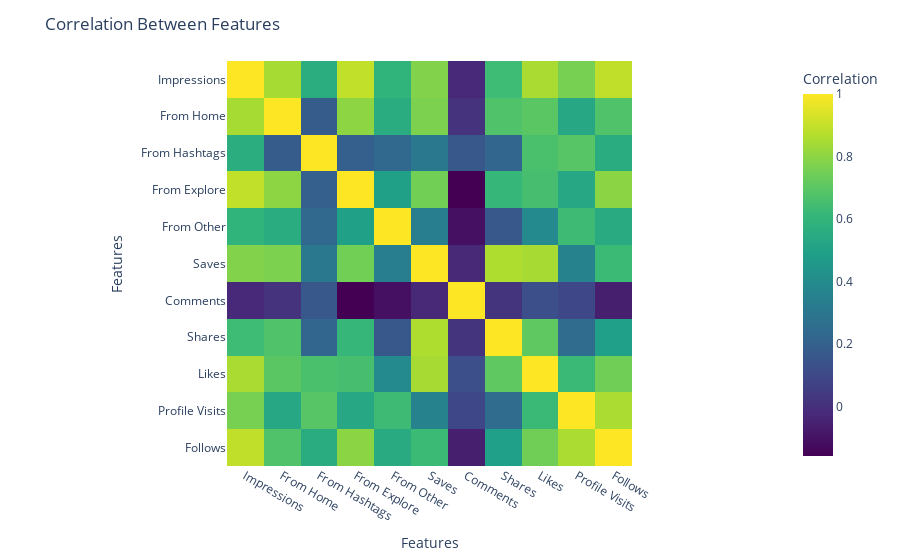

The cell this chart's notebook holds for it:
### Markdown cell above
Q.11: Have a look at the correlation between all the features as shown below

### Code cell
# Assuming 'df' is your DataFrame
correlation_matrix = df.corr()

# Convert correlation matrix to float
correlation_matrix = correlation_matrix.astype(float)

# print(correlation_matrix)

# # Create a heatmap using Plotly Express
fig = px.imshow(correlation_matrix,
                labels=dict(x="Features", y="Features", color="Correlation"),
                x=correlation_matrix.columns,
                y=correlation_matrix.columns,
                color_continuous_scale="Viridis")

# Update layout with title
fig.update_layout(title="Correlation Between Features")

# Show the Plotly figure
fig.show()

### Figure 1 — Plotly figure (JSON) as saved in the notebook; plotly's stock layout.template omitted (floating-point values rounded to 4 significant figures)
{"data": [{"coloraxis": "coloraxis", "hovertemplate": "Features: %{x}<br>Features: %{y}<br>Correlation: %{z}<extra></extra>", "name": "0", "type": "heatmap", "x": ["Impressions", "From Home", "From Hashtags", "From Explore", "From Other", "Saves", "Comments", "Shares", "Likes", "Profile Visits", "Follows"], "xaxis": "x", "y": ["Impressions", "From Home", "From Hashtags", "From Explore", "From Other", "Saves", "Comments", "Shares", "Likes", "Profile Visits", "Follows"], "yaxis": "y", "z": [[1, 0.8447, 0.5608, 0.8936, 0.593, 0.7792, -0.02852, 0.6347, 0.8498, 0.761, 0.8894], [0.8447, 1, 0.1775, 0.8006, 0.5557, 0.7688, 0.01272, 0.675, 0.6983, 0.5311, 0.6727], [0.5608, 0.1775, 1, 0.1905, 0.2296, 0.3059, 0.1614, 0.2195, 0.6621, 0.6913, 0.5555], [0.8936, 0.8006, 0.1905, 1, 0.4957, 0.7478, -0.1586, 0.6157, 0.6537, 0.5319, 0.796], [0.593, 0.5557, 0.2296, 0.4957, 1, 0.3319, -0.1087, 0.1568, 0.3935, 0.6331, 0.5467], [0.7792, 0.7688, 0.3059, 0.7478, 0.3319, 1, -0.02691, 0.8603, 0.8456, 0.3606, 0.6285], [-0.02852, 0.01272, 0.1614, -0.1586, -0.1087, -0.02691, 1, 0.01693, 0.1236, 0.09671, -0.06063], [0.6347, 0.675, 0.2195, 0.6157, 0.1568, 0.8603, 0.01693, 1, 0.7078, 0.2454, 0.4931], [0.8498, 0.6983, 0.6621, 0.6537, 0.3935, 0.8456, 0.1236, 0.7078, 1, 0.6261, 0.7463], [0.761, 0.5311, 0.6913, 0.5319, 0.6331, 0.3606, 0.09671, 0.2454, 0.6261, 1, 0.8532], [0.8894, 0.6727, 0.5555, 0.796, 0.5467, 0.6285, -0.06063, 0.4931, 0.7463, 0.8532, 1]]}], "layout": {"coloraxis": {"colorbar": {"title": {"text": "Correlation"}}, "colorscale": [[0, "#440154"], [0.1111, "#482878"], [0.2222, "#3e4989"], [0.3333, "#31688e"], [0.4444, "#26828e"], [0.5556, "#1f9e89"], [0.6667, "#35b779"], [0.7778, "#6ece58"], [0.8889, "#b5de2b"], [1, "#fde725"]]}, "margin": {"t": 60}, "title": {"text": "Correlation Between Features"}, "xaxis": {"anchor": "y", "constrain": "domain", "domain": [0, 1], "scaleanchor": "y", "title": {"text": "Features"}}, "yaxis": {"anchor": "x", "autorange": "reversed", "constrain": "domain", "domain": [0, 1], "title": {"text": "Features"}}}}
